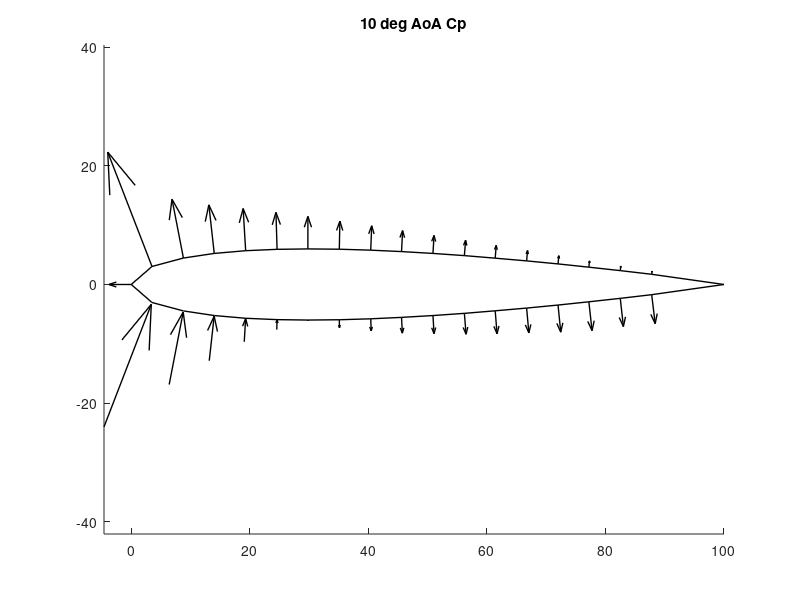
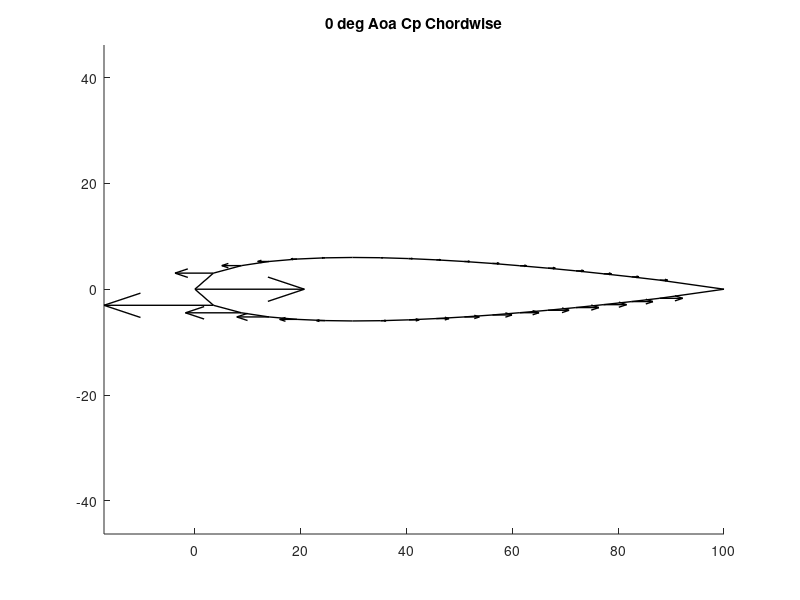
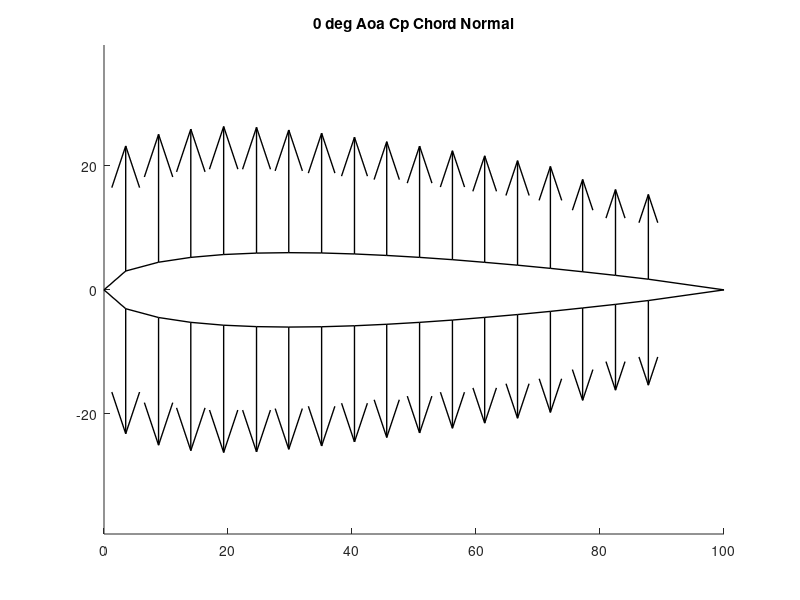
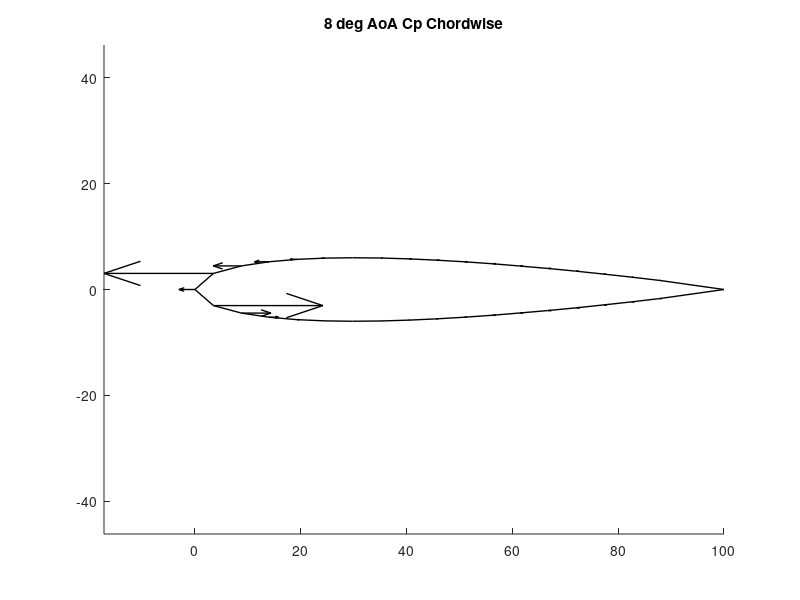

Source code (MATLAB) for these figures, in order:
% Slade Brooks
% brooksl@mail.uc.edu
% Fluids Lab 2
% Graphical Code
% enjoy the pretty pics
% and don't ask about the -1's...

% comp. coeffs
Cxu = -1.*[-1, -0.36, -0.19, -0.11, -0.06, -0.03, 0.00, 0.02, 0.04, 0.05, 0.06, 0.08, 0.08, 0.09, 0.10, 0.11, 0.11, 0.12, 0];
Cxl = -1.*[0, -0.36, -0.19, -0.11, -0.06, -0.03, 0.00, 0.02, 0.04, 0.05, 0.06, 0.08, 0.08, 0.09, 0.10, 0.11, 0.11, 0.12, 0];
Cyu = -1.*[0, 0.93, 0.98, 0.99, 1.00, 1.00, 1.00, 1.00, 1.00, 1.00, 1.00, 1.00, 1.00, 1.00, 1.00, 0.99, 0.99, 0.99, 0];
Cyl = -1.*[0, -0.932802908, -0.982185387, -0.993704522, -0.998019745, -0.999621206, -0.999999656, -0.999782918, -0.999261187, -0.998609885, -0.997890692, -0.997160784, -0.996452891, -0.995741964, -0.995032303, -0.994319925, -0.9935531, -0.992714591, 0];

% coeffs for chordwise and chordnormal graphs
Cnx = [0, 0, 0, 0, 0, 0, 0, 0, 0, 0, 0, 0, 0, 0, 0, 0, 0, 0, 0];
Cny = [1, 1, 1, 1, 1, 1, 1, 1, 1, 1, 1, 1, 1, 1, 1, 1, 1, 1, 1];
Cwx = [1, 1, 1, 1, 1, 1, 1, 1, 1, 1, 1, 1, 1, 1, 1, 1, 1, 1, 1];
Cwy = [0, 0, 0, 0, 0, 0, 0, 0, 0, 0, 0, 0, 0, 0, 0, 0, 0, 0, 0];

% upper curve
Xup = [0, 3.5, 8.8, 14.0, 19.3, 24.6, 29.8, 35.1, 40.4, 45.6, 50.9, 56.2, 61.4, 66.7, 72.0, 77.2, 82.5, 87.8, 100];
Yup = [0, 3.04, 4.46, 5.24, 5.70, 5.93, 6.00, 5.95, 5.79, 5.55, 5.24, 4.87, 4.44, 3.98, 3.47, 2.92, 2.34, 1.72, 0];

%lower cp comp
Uup_0 = [1.511309524, -1.474435196, -1.43010113, -1.420143027, -1.4032162, -1.378346222, -1.345032719, -1.312722949, -1.279429251, -1.247324614, -1.220238095, -1.194163192, -1.167657551, -1.14608076, -1.117122473, -1.022010708, -0.950118765, -0.938058368, 0];
Vup_0c = Uup_0.*Cyu;
Uup_0c = Uup_0.*Cxu;

Uup_4 = [0.725648415, -1.438616715, -1.091276719, -0.932525952, -0.804260219, -0.689516129, -0.621683968, -0.565092166, -0.51384083, -0.458884416, -0.41037464, -0.367570687, -0.323716099, -0.278546713, -0.235870819, -0.193194925, -0.142363112, -0.084246971, 0];
Vup_4 = Uup_4.*Cyu;
Uup_4 = Uup_4.*Cxu;

Uup_6 = [0.29294653, -2.008527572, -1.445769449, -1.007959068, -0.910997732, -0.823094425, -0.74059293, -0.656267725, -0.584659091, -0.513636364, -0.450255827, -0.395904437, -0.33996589, -0.285471056, -0.232254401, -0.181147076, -0.125568182, -0.065946561, 0];
Vup_6 = Uup_6.*Cyu;
Uup_6 = Uup_6.*Cxu;

Uup_8 = [-0.14084507, -2.672655811, -1.304568528, -1.160292463, -1.016901408, -0.903207653, -0.803260259, -0.702641934, -0.618806306, -0.538807649, -0.465953855, -0.403153153, -0.341586944, -0.281761717, -0.224662162, -0.170786517, -0.115233277, -0.061797753, 0];
Vup_8 = Uup_8.*Cyu;
Uup_8 = Uup_8.*Cxu;

Uup_10 = [-0.575027996, -3.168903803, -1.546831183, -1.264541387, -1.086640581, -0.952434247, -0.837898267, -0.723713647, -0.628842929, -0.541596873, -0.463087248, -0.394295302, -0.329234209, -0.267337808, -0.212290503, -0.1640625, -0.119686801, -0.082168809, 0];
Vup_10 = Uup_10.*Cyu;
Uup_10 = Uup_10.*Cxu;

Uup_12 = [0.544134727, -0.718768158, -0.765116279, -0.744606414, -0.752325581, -0.736596737, -0.728596389, -0.751599767, -0.756976744, -0.732132481, -0.703033839, -0.701396973, -0.679464805, -0.655393586, -0.623906706, -0.59895227, -0.565192084, -0.549156486, 0];
Vup_12 = Uup_12.*Cyu;
Uup_12 = Uup_12.*Cxu;

Uup_14 = [0.56982911, -0.611764706, -0.631176471, -0.627058824, -0.619187758, -0.618235294, -0.614479105, -0.610849057, -0.612617925, -0.614976415, -0.617560401, -0.624188791, -0.629345905, -0.638235294, -0.647232038, -0.654684738, -0.665097116, -0.657041839, 0];
Vup_14 = Uup_14.*Cyu;
Uup_14 = Uup_14.*Cxu;

% lower curve
Xlo = Xup;
Ylo = -1*Yup;

% lower cp comp
Ulo_0 = Cxl.*Uup_0;
Vlo_0 = Cyl.*Uup_0;

Ulo_4 = [0.5982958, 0.03406326, -0.135892748, -0.189287888, -0.233151184, -0.256379101, -0.259416768, -0.255319149, -0.242736077, -0.226060606, -0.210686096, -0.195255474, -0.176899696, -0.155528554, -0.134101942, -0.111111111, -0.087537994, -0.069781553, 0];
Vlo_4 = Ulo_4.*Cyl;
Ulo_4 = Ulo_4.*Cxl;

Ulo_6 = [-0.352024922, 0.496577474, 0.211478478, 0.088930348, 0.001246883, -0.053549191, -0.081467662, -0.102053516, -0.110211706, -0.108898569, -0.108343711, -0.106409459, -0.099626401, -0.090342679, -0.08089608, -0.068535826, -0.049129353, -0.02615193, 0];
Vlo_6 = Ulo_6.*Cyl;
Ulo_6 = Ulo_6.*Cxl;

Ulo_8 = [-0.791222571, 0.620451694, 0.316844083, 0.17565872, 0.075862069, 0.011904762, -0.024451411, -0.05339196, -0.067584481, -0.072818581, -0.077791719, -0.080877743, -0.079524108, -0.075329567, -0.071428571, -0.063989962, -0.051378446, -0.03081761, 0];
Vlo_8 = Ulo_8.*Cyl;
Ulo_8 = Ulo_8.*Cxl;

Ulo_10 = [-0.475015813, 0.661587302, 0.371900826, 0.225602028, 0.116899619, 0.049618321, 0.004444444, -0.039974619, -0.060991105, -0.079415502, -0.091486658, -0.105463787, -0.116190476, -0.125634518, -0.137142857, -0.146295123, -0.142857143, -0.146853147, 0];
Vlo_10 = Ulo_10.*Cyl;
Ulo_10 = Ulo_10.*Cxl;

Ulo_12 = [-0.000632511, 0.625631313, 0.335863378, 0.193303853, 0.081115336, 0.003792668, -0.044303797, -0.092346616, -0.124368687, -0.142586751, -0.163084703, -0.185958254, -0.207726409, -0.224257738, -0.248894504, -0.270714738, -0.292035398, -0.310126582, 0];
Vlo_12 = Ulo_12.*Cyl;
Ulo_12 = Ulo_12.*Cxl;

Ulo_14 = [0.021410579, 0.644612476, 0.353943218, 0.207939509, 0.090334807, 0.00754717, -0.044164038, -0.094065657, -0.111111111, -0.154040404, -0.18147448, -0.208832808, -0.230429293, -0.255359395, -0.282471627, -0.309343434, -0.338587642, -0.355387524, 0];
Vlo_14 = Ulo_14.*Cyl;
Ulo_14 = Ulo_14.*Cxl;

% making pos bottom vectors end at airfoil
% this is not optimized, idc, brute force wins
pos = [];
xposc10 = Xlo;
yposc10 = Ylo;
% fig1 10 deg cp
for i = 1:length(Vlo_10)
    if Vlo_10(i) > 0
        pos(i) = i;
    end
end
for k = 1:length(pos)
    if pos(k) ~= 0
        var = pos(k);
        xposnew = Xlo(var) - (34*Ulo_10(var));
        yposnew = Ylo(var) - (34*Vlo_10(var));
        xposc10(var) = xposnew;
        yposc10(var) = yposnew;
    end
end
pos = [];
xposc8 = Xlo;
yposc8 = Ylo;
i = 1;
k = 1;
% fig5 8 deg cp cn
for i = 1:length(Vlo_8)
    if Vlo_8(i) > 0
        pos(i) = i;
    end
end
for k = 1:length(pos)
    if pos(k) ~= 0
        var = pos(k);
        yposnew = Ylo(var) - (37*Vlo_8(var));
        yposc8(var) = yposnew;
    end
end
pos = [];
xposc102 = Xlo;
yposc102 = Ylo;
i = 1;
k = 1;
% fig7 10 deg cp cn
for i = 1:length(Vlo_10)
    if Vlo_10(i) > 0
        pos(i) = i;
    end
end
for k = 1:length(pos)
    if pos(k) ~= 0
        var = pos(k);
        yposnew = Ylo(var) - (34*Vlo_10(var));
        yposc102(var) = yposnew;
    end
end
pos = [];
xposc12 = Xlo;
yposc12 = Ylo;
i = 1;
k = 1;
% fig7 12 deg cp cn
for i = 1:length(Vlo_12)
    if Vlo_12(i) > 0
        pos(i) = i;
    end
end
for k = 1:length(pos)
    if pos(k) ~= 0
        var = pos(k);
        yposnew = Ylo(var) - (37*Vlo_12(var));
        yposc12(var) = yposnew;
    end
end

% chordwise and chordnormal graph calcs
Uup_0_cw = Cwx.*Uup_0c;
Vup_0_cw = Cwy.*Vup_0c;
Uup_0_cn = Cnx.*Uup_0c;
Vup_0_cn = Cny.*Vup_0c;
Ulo_0_cw = Cwx.*Ulo_0;
Vlo_0_cw = Cwy.*Vlo_0;
Ulo_0_cn = Cnx.*Ulo_0;
Vlo_0_cn = Cny.*Vlo_0;

Uup_8_cw = Cwx.*Uup_8;
Vup_8_cw = Cwy.*Vup_8;
Uup_8_cn = Cnx.*Uup_8;
Vup_8_cn = Cny.*Vup_8;
Ulo_8_cw = Cwx.*Ulo_8;
Vlo_8_cw = Cwy.*Vlo_8;
Ulo_8_cn = Cnx.*Ulo_8;
Vlo_8_cn = Cny.*Vlo_8;

Uup_10_cw = Cwx.*Uup_10;
Vup_10_cw = Cwy.*Vup_10;
Uup_10_cn = Cnx.*Uup_10;
Vup_10_cn = Cny.*Vup_10;
Ulo_10_cw = Cwx.*Ulo_10;
Vlo_10_cw = Cwy.*Vlo_10;
Ulo_10_cn = Cnx.*Ulo_10;
Vlo_10_cn = Cny.*Vlo_10;

Uup_12_cw = Cwx.*Uup_12;
Vup_12_cw = Cwy.*Vup_12;
Uup_12_cn = Cnx.*Uup_12;
Vup_12_cn = Cny.*Vup_12;
Ulo_12_cw = Cwx.*Ulo_12;
Vlo_12_cw = Cwy.*Vlo_12;
Ulo_12_cn = Cnx.*Ulo_12;
Vlo_12_cn = Cny.*Vlo_12;

% plots
% 10deg aoa cp vectors
figure(1);
hold on
axis equal
quiver(Xup, Yup, Uup_10, Vup_10, "color", "black", "LineWidth", 1);
quiver(xposc10, yposc10, Ulo_10, Vlo_10, "color", "black", "LineWidth", 1);
plot(Xup, Yup, "color", "black", "LineWidth", 1);
plot(Xlo, Ylo, "color", "black", "LineWidth", 1);
title("10 deg AoA Cp")
hold off
% 0deg aoa cp cw vectors
figure(2);
hold on
axis equal
quiver(Xup, Yup, Uup_0_cw, Vup_0_cw, "color", "black", "LineWidth", 1);
quiver(Xlo, Ylo, Ulo_0_cw, Vlo_0_cw, "color", "black", "LineWidth", 1);
plot(Xup, Yup, "color", "black", "LineWidth", 1);
plot(Xlo, Ylo, "color", "black", "LineWidth", 1);
title("0 deg Aoa Cp Chordwise")
hold off
% 0 deg aoa cp cn vectors
figure(3);
hold on
axis equal
quiver(Xup, Yup, Uup_0_cn, Vup_0_cn, "color", "black", "LineWidth", 1);
quiver(Xlo, Ylo, Ulo_0_cn, Vlo_0_cn, "color", "black", "LineWidth", 1);
plot(Xup, Yup, "color", "black", "LineWidth", 1);
plot(Xlo, Ylo, "color", "black", "LineWidth", 1);
title("0 deg Aoa Cp Chord Normal")
hold off
% 8 deg aoa cp cw vectors
figure(4);
hold on
axis equal
quiver(Xup, Yup, Uup_8_cw, Vup_8_cw, "color", "black", "LineWidth", 1);
quiver(Xlo, Ylo, Ulo_8_cw, Vlo_8_cw, "color", "black", "LineWidth", 1);
plot(Xup, Yup, "color", "black", "LineWidth", 1);
plot(Xlo, Ylo, "color", "black", "LineWidth", 1);
title("8 deg AoA Cp Chordwise");
hold off
% 8 deg aoa cp cn vectors
figure(5);
hold on
axis equal
quiver(Xup, Yup, Uup_8_cn, Vup_8_cn, "color", "black", "LineWidth", 1);
quiver(Xlo, yposc8, Ulo_8_cn, Vlo_8_cn, "color", "black", "LineWidth", 1);
plot(Xup, Yup, "color", "black", "LineWidth", 1);
plot(Xlo, Ylo, "color", "black", "LineWidth", 1);
title("8 deg AoA Cp Chord Normal");
hold off
% 10 deg aoa cp cw vectors
figure(6);
hold on
axis equal
quiver(Xup, Yup, Uup_10_cw, Vup_10_cw, "color", "black", "LineWidth", 1);
quiver(Xlo, Ylo, Ulo_10_cw, Vlo_10_cw, "color", "black", "LineWidth", 1);
plot(Xup, Yup, "color", "black", "LineWidth", 1);
plot(Xlo, Ylo, "color", "black", "LineWidth", 1);
title("10 deg AoA Cp Chordwise")
hold off
% 10 deg aoa cp cn vectors
figure(7);
hold on
axis equal
quiver(Xup, Yup, Uup_10_cn, Vup_10_cn, "color", "black", "LineWidth", 1);
quiver(Xlo, yposc102, Ulo_10_cn, Vlo_10_cn, "color", "black", "LineWidth", 1);
plot(Xup, Yup, "color", "black", "LineWidth", 1);
plot(Xlo, Ylo, "color", "black", "LineWidth", 1);
title("10 deg AoA Cp Chord Normal")
hold off
% 12 deg aoa cp cw vectors
figure(8);
hold on
axis equal
quiver(Xup, Yup, Uup_12_cw, Vup_12_cw, "color", "black", "LineWidth", 1);
quiver(Xlo, Ylo, Ulo_12_cw, Vlo_12_cw, "color", "black", "LineWidth", 1);
plot(Xup, Yup, "color", "black", "LineWidth", 1);
plot(Xlo, Ylo, "color", "black", "LineWidth", 1);
title("12 deg AoA Cp Chordwise")
hold off
% 12 deg aoa cp cn vectors
figure(9);
hold on
axis equal
quiver(Xup, Yup, Uup_12_cn, Vup_12_cn, "color", "black", "LineWidth", 1);
quiver(Xlo, yposc12, Ulo_12_cn, Vlo_12_cn, "color", "black", "LineWidth", 1);
plot(Xup, Yup, "color", "black", "LineWidth", 1);
plot(Xlo, Ylo, "color", "black", "LineWidth", 1);
title("12 deg AoA Cp Chord Normal")
hold off